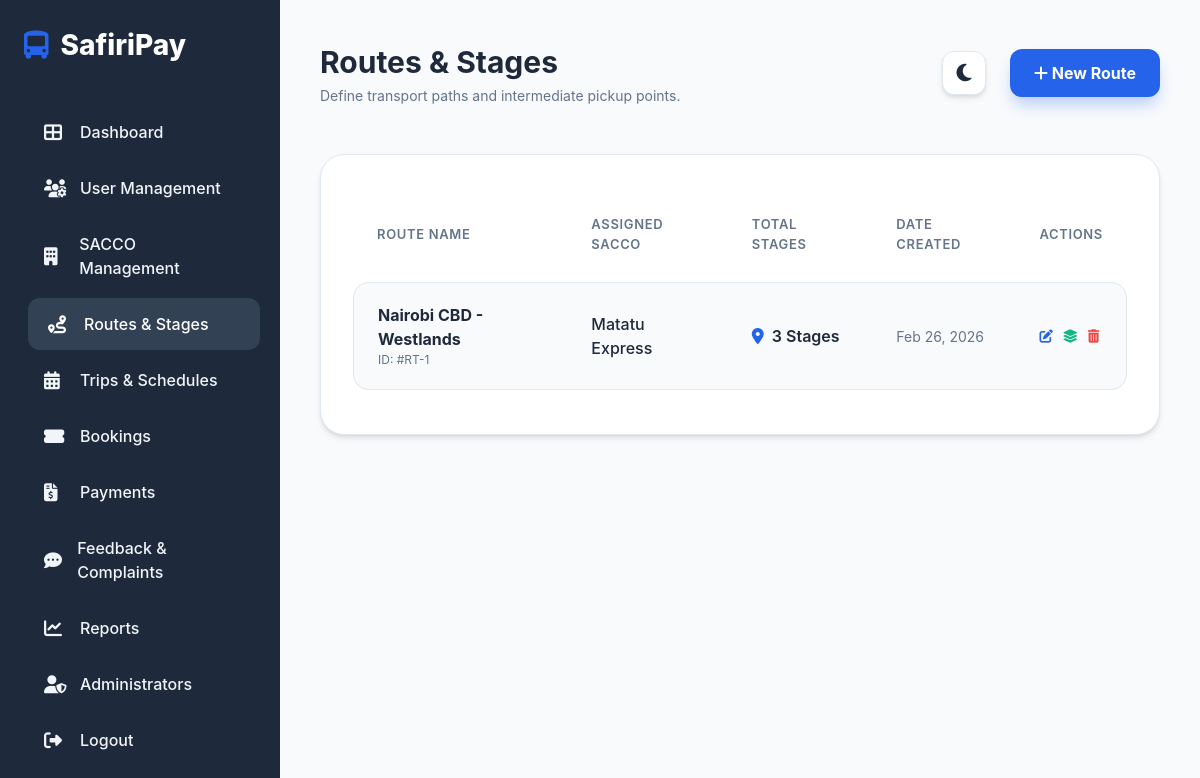
/adminveiw/manage_routes.php (signed in), run on an earlier commit of the app's database.
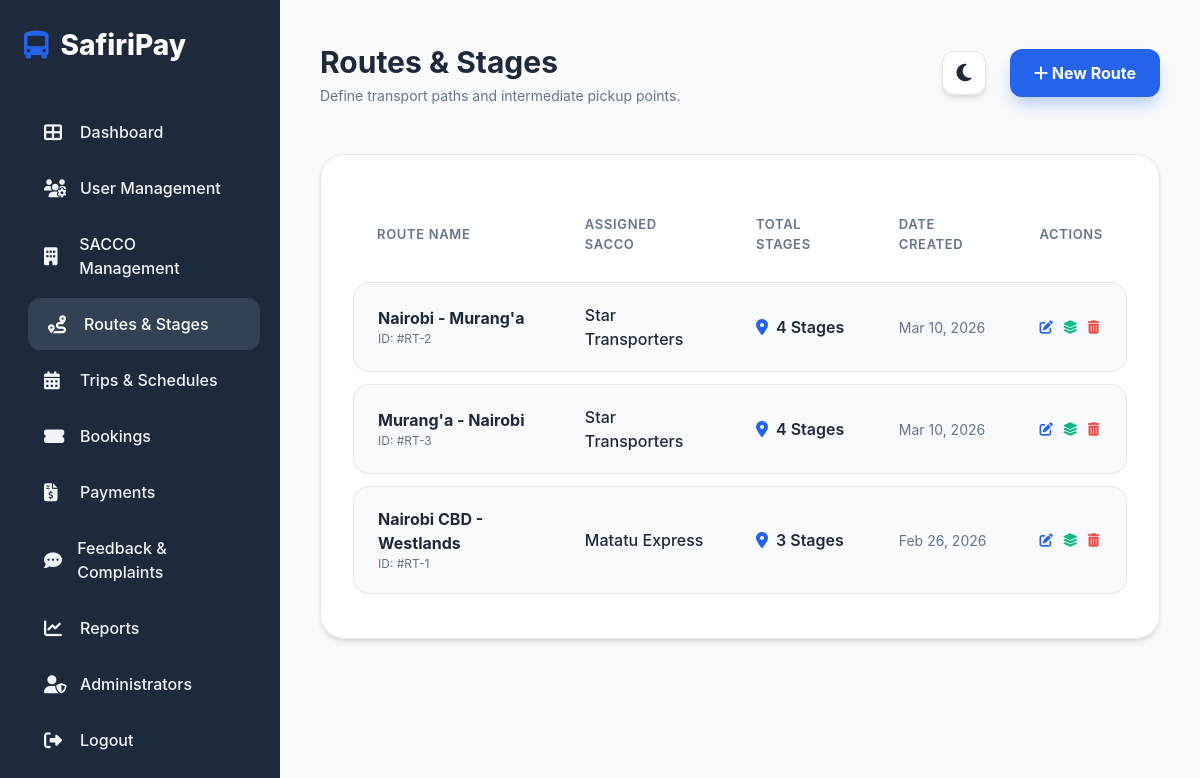
And on a later commit of the database.
### tables this page shows
CREATE TABLE `routes` (
  `routeid` int(11) NOT NULL,
  `routename` varchar(100) NOT NULL,
  `saccoid` int(11) DEFAULT NULL,
  `createdat` datetime DEFAULT current_timestamp()
);

CREATE TABLE `saccos` (
  `saccoid` int(11) NOT NULL,
  `sacconame` varchar(50) NOT NULL,
  `mpesashortcode` varchar(20) NOT NULL,
  `mpesapasskey` varchar(255) NOT NULL,
  `qr_identifier` varchar(100) NOT NULL,
  `status` tinyint(4) DEFAULT 1,
  `createdat` datetime DEFAULT current_timestamp()
);

### adminveiw/manage_routes.php (the view, shortened to what the changed rows need)
<?php
include 'database.php';
$routes = $conn->query("
    SELECT r.*, s.sacconame
    FROM routes r
    LEFT JOIN saccos s ON r.saccoid = s.saccoid
    ORDER BY r.createdat DESC
");
?>
<!DOCTYPE html>
<html lang="en">
<head>
    <link rel="stylesheet" href="https://cdnjs.cloudflare.com/ajax/libs/font-awesome/6.4.0/css/all.min.css">
    <link rel="stylesheet" href="admin.css">
</head>
<body>
    <div class="dashboard-container">
        <main class="main-content">
            <header class="header">
                <div class="header-title">
                    <h1>Routes & Stages</h1>
                </div>
            </header>
            <div class="data-card">
                <div class="table-responsive">
                    <table>
                        <thead>
                            <tr>
                                <th>Route Name</th>
                                <th>Assigned SACCO</th>
                                <th>Total Stages</th>
                                <th>Date Created</th>
                                <th>Actions</th>
                            </tr>
                        </thead>
                        <tbody>
                            <?php if ($routes && $routes->num_rows > 0): ?>
                                <?php while($row = $routes->fetch_assoc()):
                                    $route_id = $row['routeid'];
                                    $stage_count_res = $conn->query("SELECT COUNT(*) as count FROM stages WHERE routeid = $route_id");
                                    $stage_count = $stage_count_res ? $stage_count_res->fetch_assoc()['count'] : 0;
                                ?>
                                    <tr>
                                        <td>
                                            <div style="font-weight: 700; color: var(--text-main);"><?php echo htmlspecialchars($row['routename']); ?></div>
                                            <div style="font-size: 0.75rem; color: var(--text-muted);">ID: #RT-<?php echo $row['routeid']; ?></div>
                                        </td>
                                        <td>
                                            <span style="font-weight: 500;"><?php echo htmlspecialchars($row['sacconame'] ?: 'Unassigned'); ?></span>
                                        </td>
                                        <td>
                                            <div style="display: flex; align-items: center; gap: 8px;">
                                                <i class="fas fa-map-marker-alt" style="color: var(--primary);"></i>
                                                <span style="font-weight: 600;"><?php echo $stage_count; ?> Stages</span>
                                            </div>
                                        </td>
                                        <td style="color: var(--text-muted); font-size: 0.875rem;">
                                            <?php echo date('M d, Y', strtotime($row['createdat'])); ?>
                                        </td>
                                        <td>
                                            <div style="display: flex; gap: 10px;">
                                                <button title="Edit Route" style="background: none; border: none; color: var(--primary); cursor: pointer;"><i class="fas fa-edit"></i></button>
                                                <button title="Manage Stages" style="background: none; border: none; color: var(--success); cursor: pointer;"><i class="fas fa-layer-group"></i></button>
                                                <button title="Delete" style="background: none; border: none; color: var(--danger); cursor: pointer;"><i class="fas fa-trash-alt"></i></button>
                                            </div>
                                        </td>
                                    </tr>
                                <?php endwhile; ?>
                            <?php else: ?>
                                <tr>
                                    <td colspan="5" style="text-align:center;">No routes found.</td>
                                </tr>
                            <?php endif; ?>
                        </tbody>
                    </table>
                </div>
            </div>
        </main>
    </div>
</body>
</html>

What changed in the data, as far as the page shows it:
added routes: routename "Nairobi - Murang'a", routeid "2", saccoid.sacconame "Star Transporters", stage_count "4", createdat "Mar 10, 2026"
added routes: routename "Murang'a - Nairobi", routeid "3", saccoid.sacconame "Star Transporters", stage_count "4", createdat "Mar 10, 2026"
